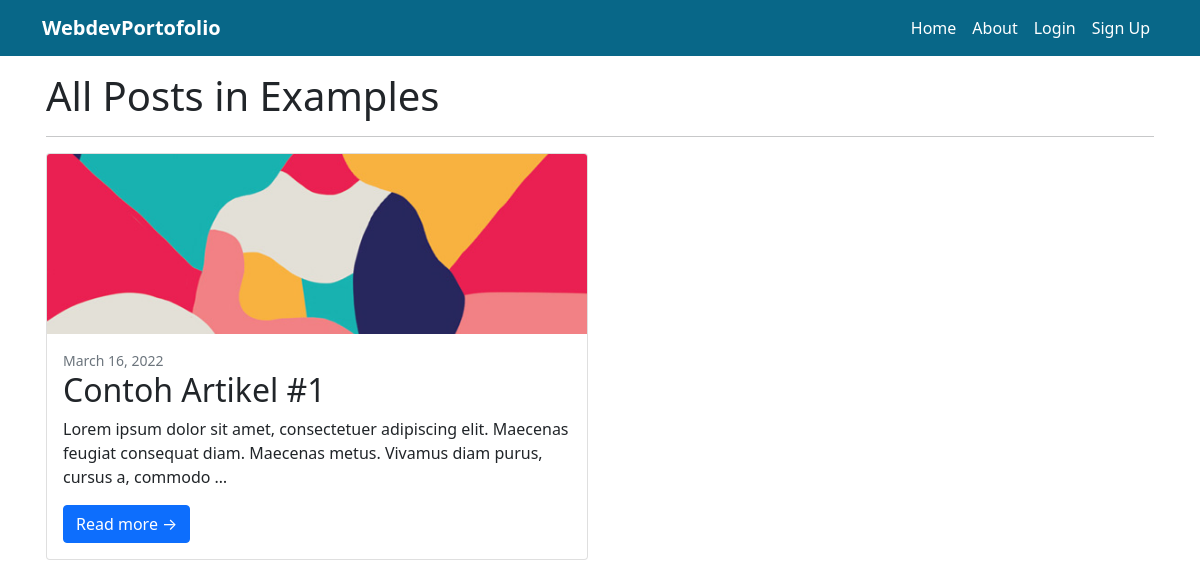
The app's page /post/category/Examples/ with its own data.
### blogpost/models.py (models this page shows, shortened)
class Category(models.Model):
    name = models.CharField(max_length = 255,unique = True)

class Post(models.Model):
    title = models.CharField(max_length = 255)
    categories = models.ForeignKey(Category,on_delete=models.CASCADE)
    author = models.ForeignKey(get_user_model(),on_delete = models.CASCADE)
    image = models.ImageField(upload_to='blogspot/images',blank = True, null = True)
    body = RichTextField(blank = True, null = True)
    date = models.DateField(auto_now_add = True)

### blogpost/views.py (the view)
# urls.py: path('category/<str:name>/',view_category_post,name='category_posts')
def view_category_post(request,name):
    context = {}
    posts = Category.objects.get(name=name).post_set.all()
    category = Category.objects.get(name=name)
    context['category'] = category
    context['posts'] = posts
    print(posts)
    return render(request,'view_post_categories.html',context)

### blogpost/templates/view_post_categories.html
{% extends 'base.html' %}
{% load static %}
{% block css %}
 <link rel="stylesheet" href="{% static 'css/post_categories.css' %}">
{% endblock %}
{% block main %}
    <div class="container p-3">
        <div class="row">
            <div class="col">
                <h1 class="h1">All Posts in {{category.name}}</h1>
                <hr>
                <div class="row row-cols-2">
                    {% for post in posts %}
                    <div class="col-6">
                        <div class="card mb-4">
                            {% if post.image %}
                            <a href="{% url 'blogpost:view_post' post.pk %}"><img class="card-img-top" src="{{post.image.url}}" alt="Post Image" /></a>
                            {% else %}
                            <a href="{% url 'blogpost:view_post' post.pk %}"><img class="card-img-top" src="{% static 'images/photo_post_template.png' %}" alt="Post Image" /></a>
                            {% endif %}
                            <div class="card-body">
                                <div class="small text-muted">{{post.date}}</div>
                                <h2 class="card-title">{{post.title}}</h2>
                                <p class="card-text">{{post.body| striptags | truncatewords:20 | safe}}</p>
                                <a class="btn btn-primary" href="{% url 'blogpost:view_post' post.pk %}">Read more →</a>
                            </div>
                        </div>
                    </div>
                    {% endfor %}
                </div>
            </div>
        </div>
    </div>
{% endblock %}

### accounts/static/css/base.css (style rules this page uses)
html { min-height: 100%; margin: 0; }
body { min-height: 100%; margin: 0; }
body { background-color: white; }

### blogpost/static/css/post_categories.css (style rules this page uses)
.card-img-top { width: 100%; height: 15vw; object-fit: cover; }

### records on screen
Category: name "Examples"
Post: image (picture), date "March 16, 2022", title "Contoh Artikel #1", body "Lorem ipsum dolor sit amet, consectetuer adipiscing elit. Maecenas feugiat consequat diam. Maecenas metus. Vivamus diam purus, cursus a, commodo …"
